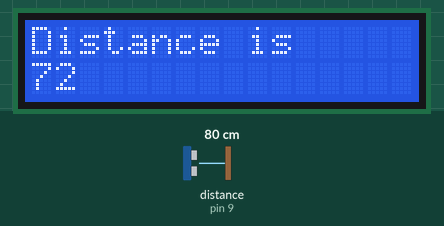
A sketch run on a simulated Arduino Uno, built with avr-gcc and run on an emulated ATmega328P. Shown: 16×2 character LCD. Wiring (inferred from the names in the program): ultrasonic range finder: trigger pin 8; echo pin 9. The inputs (shaded band) are chosen by the test bench; at power-on: distance to the obstacle (sensor on pin 9) 80 cm. The echo pulse lasts 58.3 µs per cm.

Above: at 4.2 s.
4.3 s: distance to the obstacle (sensor on pin 9) set to 2 cm
At 5.6 s:
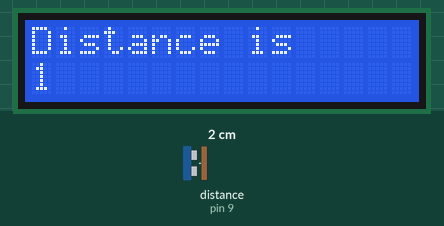
6.1 s: distance to the obstacle (sensor on pin 9) set to 4 cm
At 7.3 s:
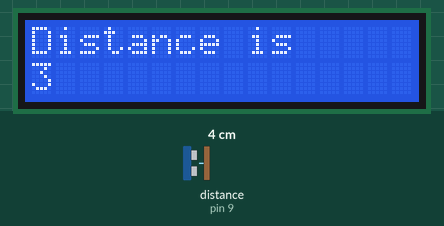
7.7 s: distance to the obstacle (sensor on pin 9) set to 9 cm
At 9.1 s:
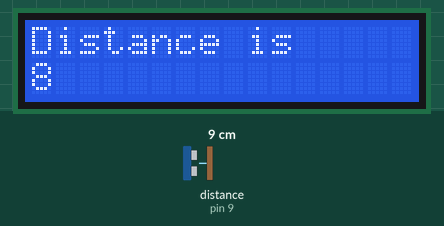
Timing chart, 0 to 10.7 s (numbered marks = the images above; inputs shaded):
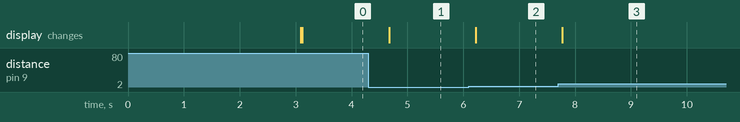

Measured:
- after the input at 4.3 s, the display: changes after 0.37 s (image 1)
- after the input at 6.1 s, the display: changes after 0.12 s (image 2)
- after the input at 7.7 s, the display: changes after 0.07 s (image 3)

The sketch:

ultrasonic_sensor.ino
```cpp
#include <Wire.h>
#include <LiquidCrystal_I2C.h>

LiquidCrystal_I2C lcd(0*21,16,2);
int trigPin = 8;
int echoPin = 9;

int distance;
long duration;

void setup() {

  pinMode(8,OUTPUT);
  pinMode(9,INPUT);

  lcd.init();
  lcd.backlight();
  lcd.setCursor(0,0);
  lcd.print("Ultrasonic sensor");
  lcd.setCursor(0,1);
  lcd.print("is ready");
  delay(3000);
  lcd.clear();

}

void loop() {

  digitalWrite(8,LOW);
  delayMicroseconds(2);
  digitalWrite(8,HIGH);
  delayMicroseconds(10);
  digitalWrite(8,LOW);

  duration = pulseIn(9,HIGH);
  distance = duration*0.031/2;

  lcd.clear();
  lcd.setCursor(0,0);
  lcd.print("Distance is");
  lcd.setCursor(0,1);
  lcd.print(distance);
  delay(500);

}
```
